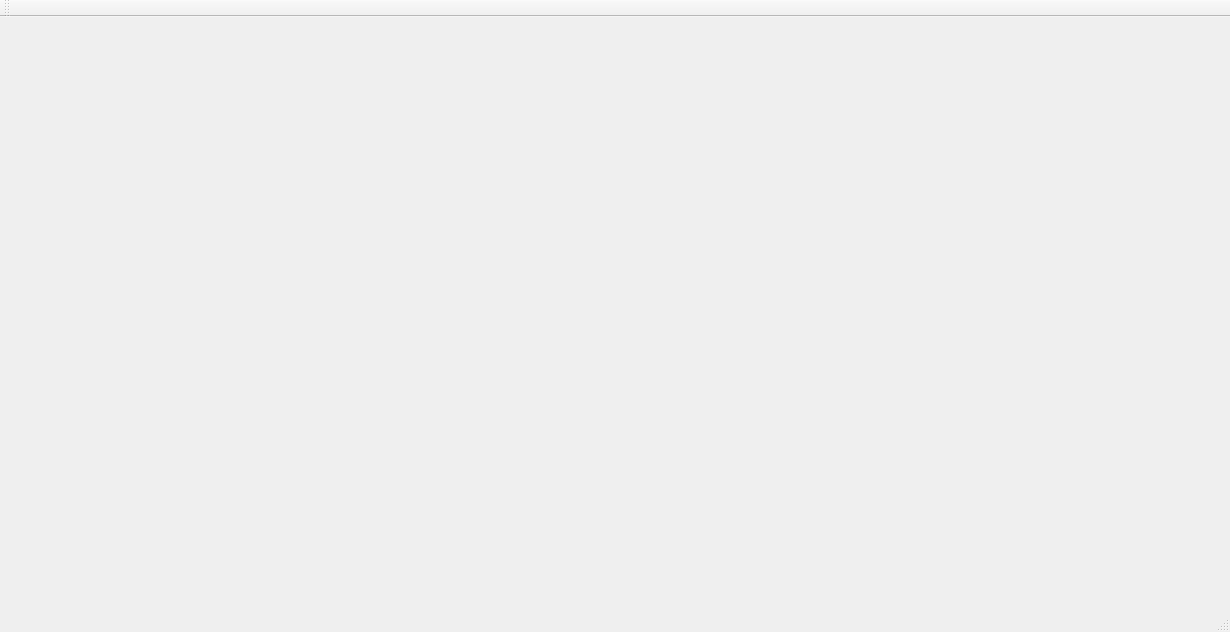
<?xml version="1.0" encoding="UTF-8"?>
<ui version="4.0">
 <class>opsapp</class>
 <widget class="QMainWindow" name="opsapp">
  <property name="geometry">
   <rect>
    <x>0</x>
    <y>0</y>
    <width>1230</width>
    <height>632</height>
   </rect>
  </property>
  <property name="windowTitle">
   <string>opsapp</string>
  </property>
  <widget class="QWidget" name="centralWidget"/>
  <widget class="QMenuBar" name="menuBar">
   <property name="geometry">
    <rect>
     <x>0</x>
     <y>0</y>
     <width>1230</width>
     <height>26</height>
    </rect>
   </property>
  </widget>
  <widget class="QToolBar" name="mainToolBar">
   <attribute name="toolBarArea">
    <enum>TopToolBarArea</enum>
   </attribute>
   <attribute name="toolBarBreak">
    <bool>false</bool>
   </attribute>
  </widget>
  <widget class="QStatusBar" name="statusBar"/>
 </widget>
 <layoutdefault spacing="6" margin="11"/>
 <resources/>
 <connections/>
</ui>
